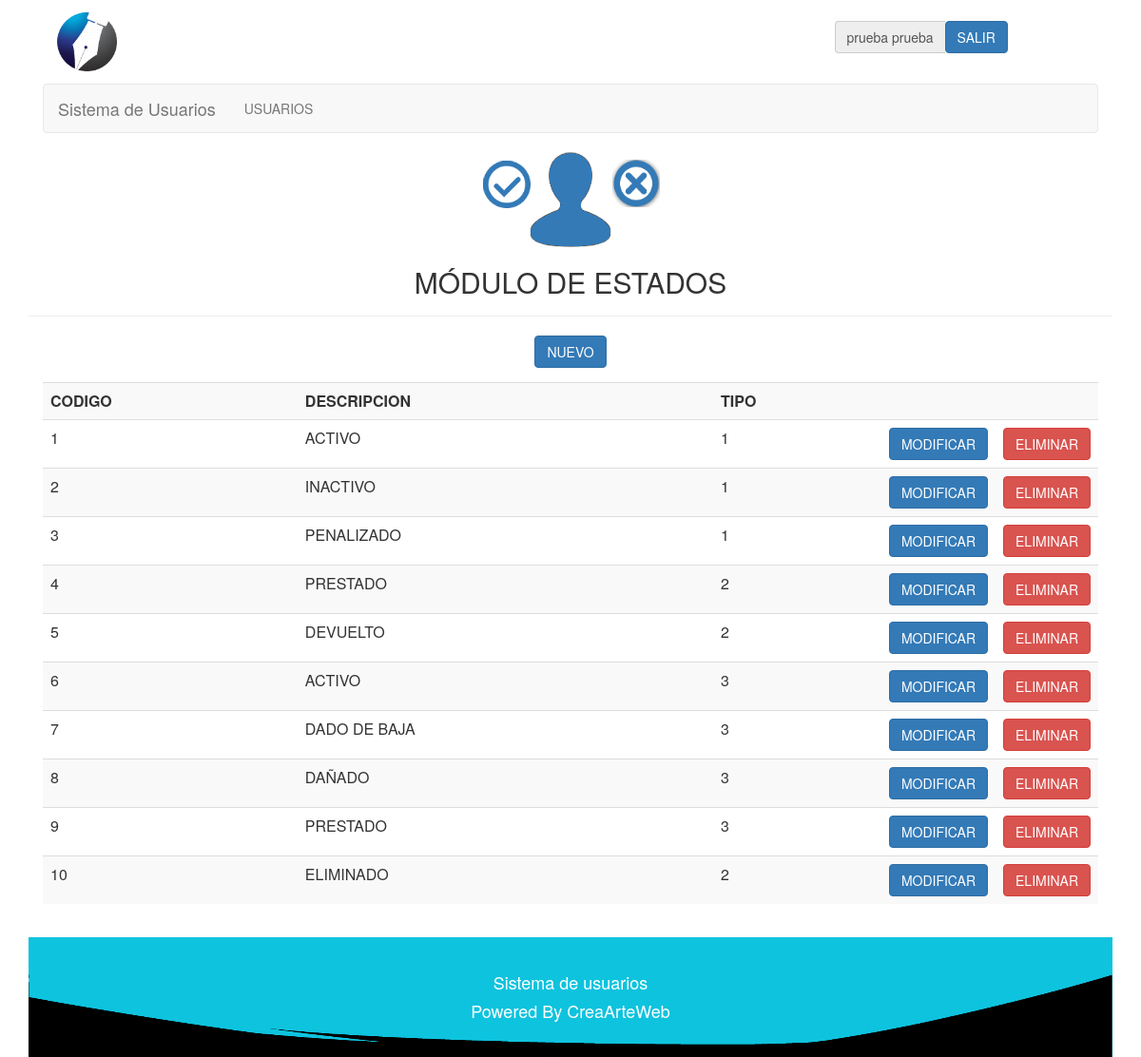
/php/estados/estados.php (signed in), run on the app's committed database.
### tables this page shows
CREATE TABLE IF NOT EXISTS `modulo` (
  `codigomodulo` int(10) NOT NULL,
  `descripcion` varchar(40) NOT NULL,
  `ruta` varchar(40) NOT NULL,
  `tipo` int(2) NOT NULL COMMENT '1-normal, 2-submenu, 3-principal submenu'
);

CREATE TABLE IF NOT EXISTS `estado` (
  `codigoestado` int(3) NOT NULL,
  `descripcion` varchar(30) NOT NULL,
  `tipo` int(3) NOT NULL COMMENT '1-estados usuarios, 2-estado de prestamos, 3-estados de recurso'
);

### php/lib/session.php (called while the page is built, shortened)
<?php
	include("../class/Usuario.php");
	include("../class/Modulo.php");
	include("../class/Estado.php");
	if (!isset($_SESSION["iniciada"]))
	{
		header( "location:../lib/logout.php" );
	}
	else
	{
		$miUsuario = unserialize( $_SESSION['miUsuario'] );
	}
?>

### php/class/Usuario.php (called while the page is built, shortened)
<?php
	class Usuario
	{
		private $nombre;
		private $apellido;
		private $perfil;
		function getNombre()
		{
			return $this->nombre;
		}
		function getApellido()
		{
			return $this->apellido;
		}
		function getPerfil()
		{
			return $this->perfil;
		}
	}
?>

### php/class/Modulo.php (called while the page is built, shortened)
<?php
	class Modulo
	{
		var $conexion;
		function setConexion ( $conexion )
		{
			$this -> conexion = $conexion;
		}
		function consultarUnModulo( $id )
		{
			$query = "SELECT *
					FROM modulo
					WHERE codigomodulo=$id";
			$this -> conexion -> conectar();
			$this -> conexion -> consultarRegistro( $query );
			$matrix = $this -> conexion->getMatrix();
			return $matrix;
		}
		function consultarModulosPerfil( $perfil )
		{
			$query = "SELECT * FROM perfilmodulo WHERE codigoperfil = '$perfil' ORDER BY codigomodulo";
			$this -> conexion -> conectar();
			$this -> conexion -> consultarRegistro( $query );
			$matrix = $this -> conexion->getMatrix();
			return $matrix;
		}
	}
?>

### php/lib/conexion.php (called while the page is built, shortened)
<?php
	class Conexion
	{
		private $servidor;
		private $usuario;
		private $enlace;
		private $consulta;
		function Conexion( $servidor, $bd, $usuario, $pass )
		{
			$this->servidor = $servidor;
			$this->bd = $bd;
			$this->usuario = $usuario;
		}
		function conectar()
		{
			$this->enlace = mysql_connect( $this->servidor, $this->usuario);
		}
		function consultarRegistro( $query )
		{
			$this->consulta = mysql_query( $query, $this->enlace );
		}
		function getMatrix()
		{
			$matrix = array();
			while( $row = mysql_fetch_array( $this->consulta ) )
			{
				$matrix[] = $row;
			}
			return $matrix;
		}
	}
?>

### php/class/Estado.php (called while the page is built, shortened)
<?php
	class Estado
	{
		var $conexion;
		function setConexion ( $conexion )
		{
			$this -> conexion = $conexion;
		}
		function consultarEstados( )
		{
			$query = "SELECT * FROM estado ORDER BY codigoestado";
			$this -> conexion -> conectar();
			$this -> conexion -> consultarRegistro( $query );
			$matrix = $this -> conexion->getMatrix();
			return $matrix;
		}
	}
?>

### php/estados/estados.php (the view, shortened to what this page needs)
<?php
	include("../lib/session.php");
?>
<html>
	<head>
		<link href = "../../css/estilo.css" rel="stylesheet" type="text/css" />
		<link href="../../css/bootstrap.min.css" rel="stylesheet" type="text/css">
	</head>
	<body>
		<div class="container">
			<div class="col-lg-12 col-md-12 col-sm-12 col-xs-12" id='cabecera'>
				<?php
					include('../lib/barraUsuario.php');
				?>
			</div>
			<div class="col-lg-12 col-md-12 col-sm-12 col-xs-12" id='menu'>
				<?php
					include('../lib/menu.php');
				?>
			</div>
			<div class="page-header" align = "center">
				<image src='../../img/estado.png'>
				<h2>MÓDULO DE ESTADOS</h2>
			</div>
			<div align="center" class="class="col-lg-12 col-md-12 col-sm-12 col-xs-12"">
				<button type="button" class="btn btn-primary" data-toggle="modal" data-target="#myModal">
					NUEVO
				</button>
			</div>
			<div class="panel-body">
				<div class="table-responsive">
					<table align = "center" cellpadding = "10px" class = "table table-striped table-hover">
						<tr align = "center">
							<th>CODIGO</th>
							<th>DESCRIPCION</th>
							<th>TIPO</th>
							<th style="width:20px;"> </th>
							<th style="width:20px;"> </th>
						</tr>
						<?php
							$miEstado = new Estado( "", "", "" );
							$miEstado->setConexion( $conexion );
							$estados = $miEstado -> consultarEstados();
							if( $estados )
							foreach( $estados as $estado )
							{
								echo
								"<tr>
									<td>$estado[0]</td>
									<td>$estado[1]</td>
									<td>$estado[2]</td>
									<td><a href='modificarEstado.php?codigoConsulta=$estado[0]'><button type='button' class='btn btn-primary'>MODIFICAR</button></a></td>
									<td><button type='button' class='btn btn-danger' data-toggle='modal' data-target='#modalModulo$estado[0]'>ELIMINAR</button></td>
								</tr>";
							}
						?>
					</table>
				</div>
			</div>
			<div id="footer" class="col-lg-12 col-md-12 col-sm-12 col-xs-12">
				<?php
					include('../lib/footer.php');
				?>
			</div>
		</div>
	<body>
</html>

### php/lib/barraUsuario.php
<?php
	if(isset($_SESSION["iniciada"]))
	{
		echo
		"<div class='col-lg-1 col-md-1 col-sm-12 col-xs-12'>
			<img src='../../img/logo.png' class='img-responsive logoLogin'>
		</div>
		<div class='barraUsuario input-group col-lg-2 col-md-2 col-lg-offset-9 col-md-offset-9 col-sm-12 col-xs-12'>
	   		<div class='input-group-addon'>".$miUsuario -> getNombre()." ".$miUsuario -> getApellido()."</div>
	  		<a href = '../lib/logout.php'><button type='submit'class='btn btn-primary'>SALIR</button></a>
	    </div>";
	}
?>

### php/lib/menu.php (shortened to what this page needs)
<nav class="navbar navbar-default">
	<div class="container-fluid">
		<div class="navbar-header">
		  	<a class="navbar-brand" href="../lib/home.php">
			  	Sistema de Usuarios
		  	</a>
		</div>
		<div class="collapse navbar-collapse" id="bs-example-navbar-collapse-1">
			<ul class="nav navbar-nav">
				<?php
					$miModulo = new Modulo( "", "", "", "" );
					$miModulo -> setConexion( $conexion );
					$modulosPerfil = $miModulo -> consultarModulosPerfil( $miUsuario->getPerfil() );
					if( $modulosPerfil )
					foreach( $modulosPerfil as $moduloP )
					{
						$modulo = $miModulo->consultarUnModulo( $moduloP[2] );
						if( $modulo )
						foreach( $modulo as $modulo2 )
						{
							if( $modulo2['3'] == 1  )
							{
								echo "<li class='divider-vertical'><a href='".$modulo2['2']."'>".$modulo2['1']."</a></li>";
							}
						}
					}
				?>
		  	</ul>
		</div>
	</div>
</nav>

### php/lib/footer.php
<div class='row' align='center'>
	<h4>Sistema de usuarios</h4>
	<h4>Powered By CreaArteWeb</h4>
</div>

### css/estilo.css (style rules this page uses)
#footer { background-color: #0EC3DE; background-repeat: no-repeat; background-position: center; padding: 2em 0 2em 0; text-align: center; background-image: url('../img/footer.png'); background-size: 100% 100%; color: #FFF; }
@media screen and (min-width:310px) { .logoLogin { margin: 0 auto; width: 30%; } }
@media screen and (min-width:310px) { .barraUsuario { padding: 5%; } }
@media screen and (min-width:470px) { .logoLogin { margin: 0 auto; width: 20%; } }
@media screen and (min-width:1014px) { .logoLogin { margin-top: 20%; margin-bottom: 20%; width: 100%; } }
@media screen and (min-width:1014px) { .barraUsuario { padding: 2%; } }

### data on the page
modulo: descripcion "USUARIOS"
estado: codigoestado "1", descripcion "ACTIVO", tipo "1"
estado: codigoestado "2", descripcion "INACTIVO", tipo "1"
estado: codigoestado "3", descripcion "PENALIZADO", tipo "1"
estado: codigoestado "4", descripcion "PRESTADO", tipo "2"
estado: codigoestado "5", descripcion "DEVUELTO", tipo "2"
estado: codigoestado "6", descripcion "ACTIVO", tipo "3"
estado: codigoestado "7", descripcion "DADO DE BAJA", tipo "3"
estado: codigoestado "8", descripcion "DAÑADO", tipo "3"
estado: codigoestado "9", descripcion "PRESTADO", tipo "3"
estado: codigoestado "10", descripcion "ELIMINADO", tipo "2"

### other printed values
$miUsuario -> getNombre() "prueba"
$miUsuario -> getApellido() "prueba"
